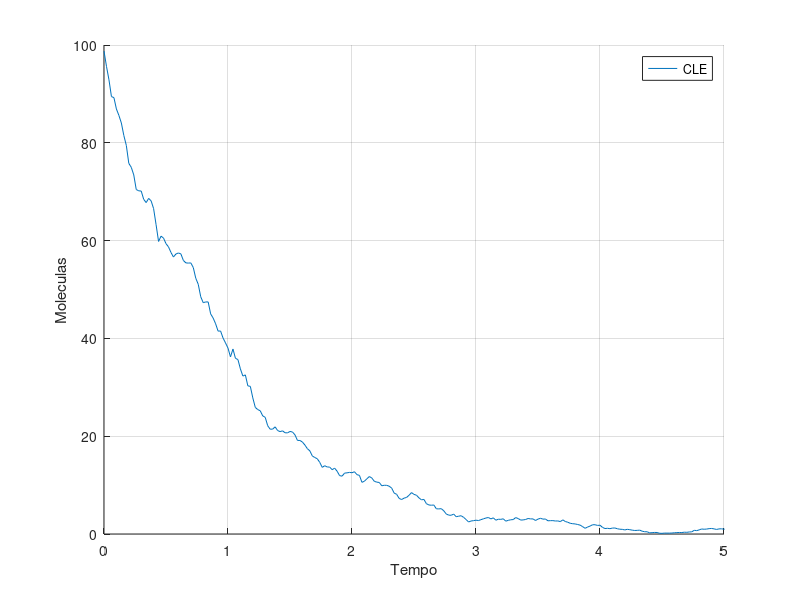

Write MATLAB code to recreate this figure.
%CLE_MM.m
%
%
% Chemical Langevin Equation for the Michaelis-Menten system

rand('state', 100)

%
%V = [-1 1 0; -1 1 1; 1 -1 -1; 0 0 1];

V = [-1 0 0,0 0 0];
%%%%%%%Paramtros e condicoes iniciais%%%%%%%
nA = 6.023e23;             %Constante de avogrado
vol = 1e-15;               %Volume do sistema
Y = zeros(4,1);
Y(1) = 100; % moleculas de substrato
%Y(2) = round(2e-7*nA*vol); % moleculas de enzima
c(1) = 1; c(2) = 0; c(3) = 0;
tfinal = 50;
subs = [];
product = [];
L = 2500;
tau = tfinal/L; %stepsize

for k = 1:L
    a(1) = c(1)*Y(1);
    a(2) = c(2)*Y(3);
    a(3) = c(3)*Y(3);
    d(1) = tau*a(1) + sqrt(abs(tau*a(1)))*randn;
    d(2) = tau*a(2) + sqrt(abs(tau*a(2)))*randn;
    d(3) = tau*a(3) + sqrt(abs(tau*a(3)))*randn;
    Y = Y + d(1)*V(:,1) + d(2)*V(:,2) + d(3)*V(:,3);
    
    subs    = [subs, Y(1)];    
    product = [product, Y(4)];
end
t = 0:tau:50;
subs = [subs, 0];

product = [product, product(250)];

hold on
plot (t, subs, '-');
hold off
xlabel("Tempo");
ylabel("Moleculas");
legend("CLE");
axis([0 5 0 100]);
grid on;
